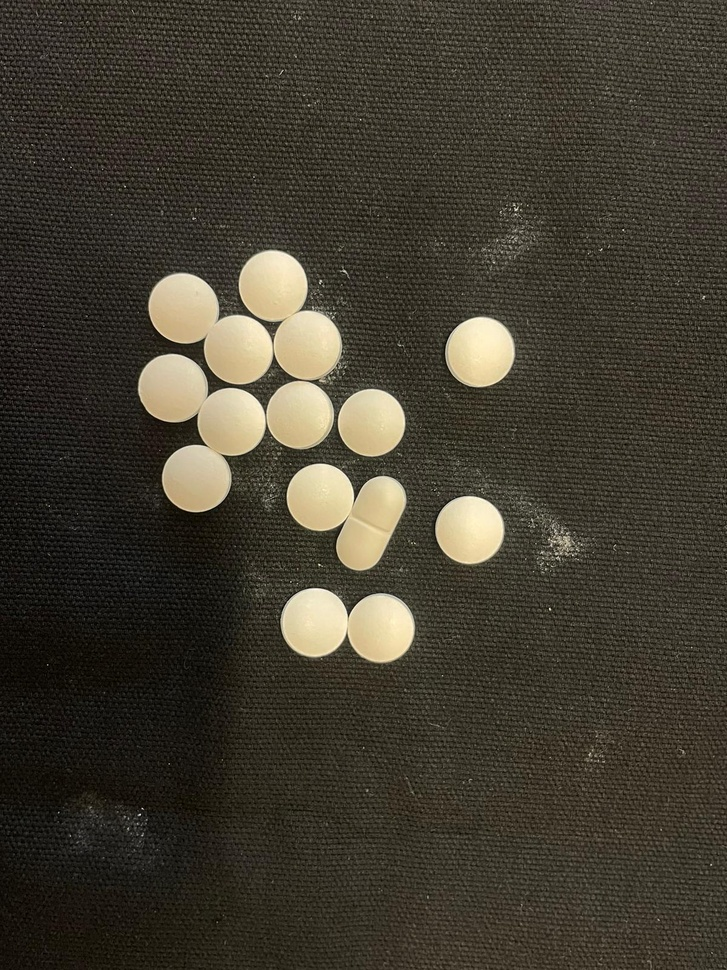
#> input picture count_point_pills/pill1.jpeg, 727 x 970 px, shrunk from 1200 x 1600 before the run
$ python -i count_python.py   (imports and definitions only)
#> lines starting #> are read from the running program, lines starting #| are printed output that depends on the picture; after the words box and inside, x2 and y2 are one past the last pixel; in counts of white or black regions, pixels touching at a corner belong together
import cv2
import numpy as np
import matplotlib.pyplot as plt
from skimage.measure import label, regionprops
from skimage.morphology import disk, erosion
import json
from datetime import datetime

def count_pills(image_path):
#> called with image_path = 'pill1.jpeg'
    pills = cv2.imread(image_path)
#> pills is the input picture: shape (970, 727, 3); mean B, G, R 48.1, 60.5, 65.5

    if pills is None:
        raise FileNotFoundError("The image could not be loaded. Please check the file path.")

    pills_rgb = cv2.cvtColor(pills, cv2.COLOR_BGR2RGB)
    pills_gray = cv2.cvtColor(pills, cv2.COLOR_BGR2GRAY)
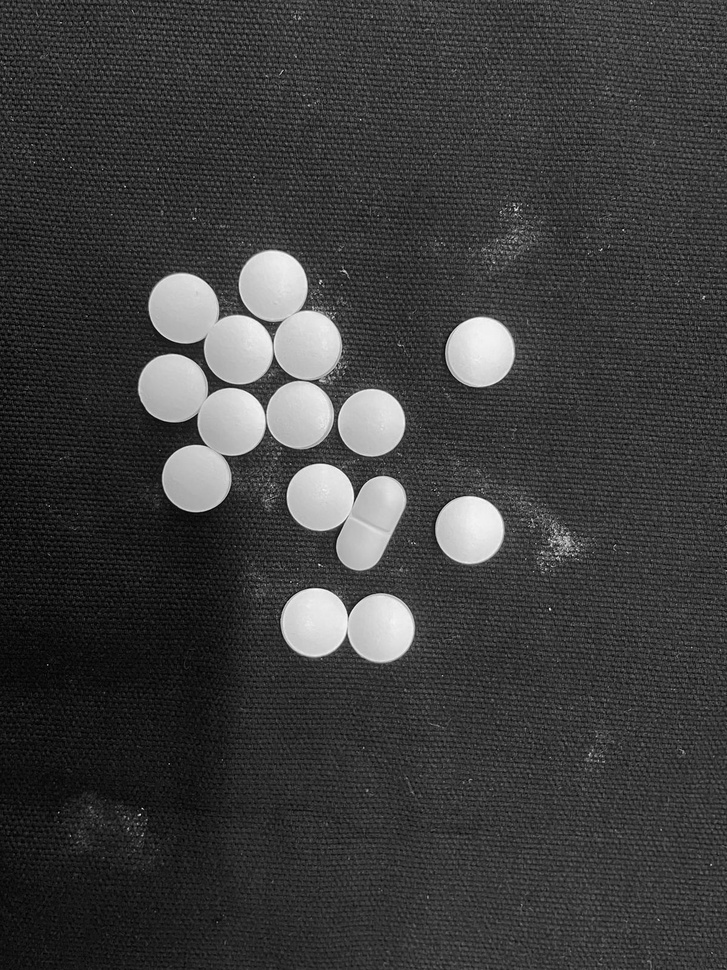
#> pills_gray: shape (970, 727); min 0, max 252, mean 60.6

    threshold = 160
    _, pills_bin = cv2.threshold(pills_gray, threshold, 255, cv2.THRESH_BINARY)
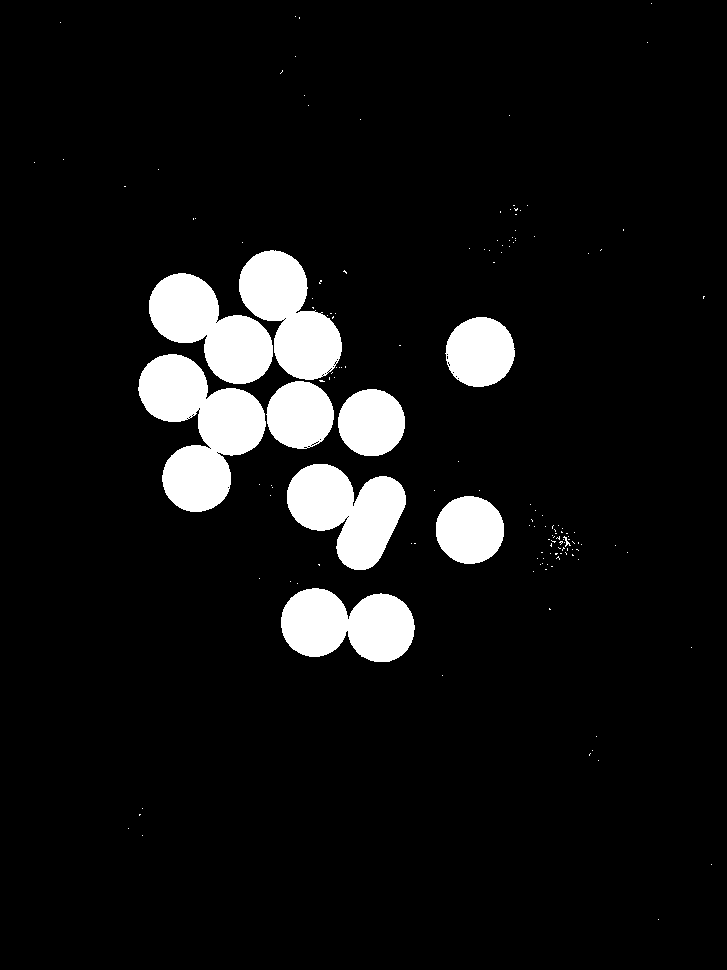
#> pills_bin: shape (970, 727); 7.9% white; 149 white regions (139 under 20 px), largest, box (x1, y1, x2, y2) and area: (138, 354, 266, 512) 10913, (287, 464, 406, 570) 7740, (149, 273, 273, 384) 7564

    SE2 = disk(15)
    pills_eroded = erosion(pills_bin, SE2)
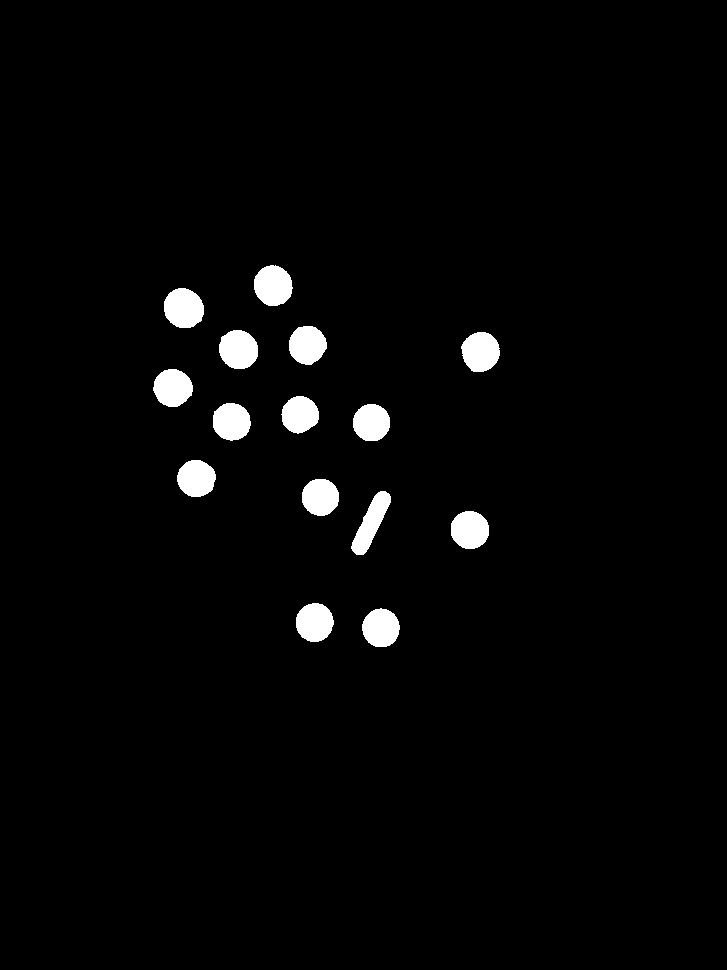
#> pills_eroded: shape (970, 727); 2.5% white; 15 white regions

    labeled_image = label(pills_eroded)
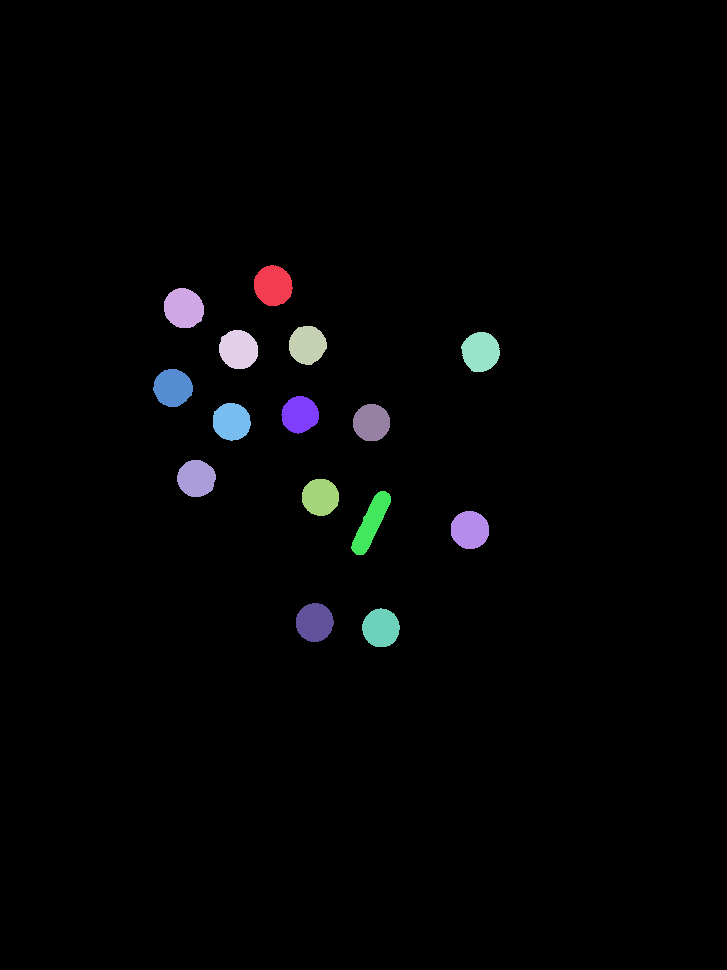
#> labeled_image: shape (970, 727) int64; 16 distinct labels, from 0 to 15; one colour per label, 0 black
    regions = regionprops(labeled_image)
#> regions = 15 regions; largest, box (x1, y1, x2, y2) and area: (164, 288, 204, 328) 1266, (254, 265, 293, 306) 1239, (219, 330, 258, 369) 1212, (461, 332, 500, 372) 1203, (153, 369, 193, 407) 1160

    num_long = 0
    num_round = 0
    indices_long = []
    indices_round = []

    fig, ax = plt.subplots()
    ax.imshow(pills_rgb)
    ax.axis('off')

    for i, region in enumerate(regions):
        aspect_ratio = region.major_axis_length / region.minor_axis_length
        eccentricity = region.eccentricity
        centroid = region.centroid

        if eccentricity > 0.7:
            num_long += 1
            indices_long.append(i)
        else:
            num_round += 1
            indices_round.append(i)
#> this loop made 15 passes
#> (aspect_ratio, eccentricity, centroid, num_long) on pass 12: (3.89, 0.966, (522.5, 370.7), 1)
#> (aspect_ratio, eccentricity, centroid) on passes 1 to 6: (1.07, 0.36, (285.2, 272.7)), (1.08, 0.386, (307.8, 183.3)), (1.04, 0.267, (344.5, 306.9)), (1.07, 0.347, (349.1, 238.1)), (1.06, 0.32, (351.4, 480.2)), (1.04, 0.266, (387.4, 172.4))
#> after the loop, indices_long = [11]; indices_round = [0, 1, 2, 3, 4, 5, 6, 7, 8, 9, 10, 12, 13, 14]; num_long = 1; num_round = 14

    day_of_week = datetime.now().strftime('%A')

    schedule = {
        'Monday': {'point_round': 2, 'point_long': 1},
        'Tuesday': {'point_round': 3, 'point_long': 2},
        'Wednesday': {'point_round': 2, 'point_long': 4},
        'Thursday': {'point_round': 3, 'point_long': 1},
        'Friday': {'point_round': 2, 'point_long': 3},
        'Saturday': {'point_round': 3, 'point_long': 0},
        'Sunday': {'point_round': 1, 'point_long': 2}
    }

    point_round = schedule[day_of_week]['point_round']
    point_long = schedule[day_of_week]['point_long']

    if len(indices_round) >= point_round:
        for i in range(point_round):
            centroid = regions[indices_round[i]].centroid
            minr, minc, maxr, maxc = regions[indices_round[i]].bbox
            rect = plt.Rectangle((minc, minr), maxc - minc, maxr - minr, edgecolor='blue', linewidth=2, fill=False)
            ax.add_patch(rect)
#> this loop made 2 passes
#> (centroid, minr, minc, maxr, maxc) on passes 1 to 2: ((285.2, 272.7), 265, 254, 306, 293), ((307.8, 183.3), 288, 164, 328, 204)

    if len(indices_long) >= point_long:
        for i in range(point_long):
            centroid = regions[indices_long[i]].centroid
            minr, minc, maxr, maxc = regions[indices_long[i]].bbox
            rect = plt.Rectangle((minc, minr), maxc - minc, maxr - minr, edgecolor='red', linewidth=2, fill=False)
            ax.add_patch(rect)

    annotated_image_path = 'annotated_pill_image.png'
    plt.savefig(annotated_image_path, bbox_inches='tight', pad_inches=0)
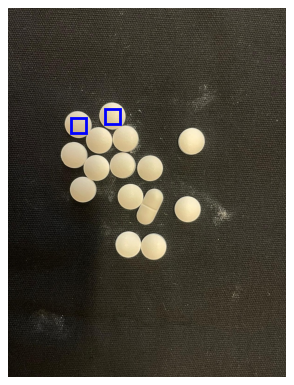
#> figure drawn by matplotlib, 1 panel

    results = {
        'total_num_long': num_long,
        'total_num_round': num_round,
        'num_long': point_long,
        'num_round': point_round,
        'annotated_image_path': annotated_image_path
    }
#> results = {'total_num_long': 1, 'total_num_round': 14, 'num_long': 3, 'num_round': 2, 'annotated_image_path': 'annotated_pill_image.png'}

    return results

'''
pills = cv2.imread('./count_point_pills/pill2.jpeg')

if pills is None:
    raise FileNotFoundError("The image could not be loaded. Please check the file path.")

pills_rgb = cv2.cvtColor(pills, cv2.COLOR_BGR2RGB)

pills_gray = cv2.cvtColor(pills, cv2.COLOR_BGR2GRAY)

threshold = 160
_, pills_bin = cv2.threshold(pills_gray, threshold, 255, cv2.THRESH_BINARY)

SE2 = disk(15)
pills_eroded = erosion(pills_bin, SE2)

labeled_image = label(pills_eroded)
regions = regionprops(labeled_image)

num_long = 0
num_round = 0
indices_long = []
indices_round = []

fig, ax = plt.subplots()
ax.imshow(pills_rgb)

ax.axis('off')

for i, region in enumerate(regions):
    aspect_ratio = region.major_axis_length / region.minor_axis_length
    eccentricity = region.eccentricity
    centroid = region.centroid

    if eccentricity > 0.7:
        num_long += 1
        indices_long.append(i)
    else:
        num_round += 1
        indices_round.append(i)

day_of_week = datetime.now().strftime('%A')

schedule = {
    'Monday': {'point_round': 2, 'point_long': 1},
    'Tuesday': {'point_round': 3, 'point_long': 2},
    'Wednesday': {'point_round': 2, 'point_long': 4},
    'Thursday': {'point_round': 3, 'point_long': 1},
    'Friday': {'point_round': 2, 'point_long': 3},
    'Saturday': {'point_round': 3, 'point_long': 0},
    'Sunday': {'point_round': 1, 'point_long': 2}
}

point_round = schedule[day_of_week]['point_round']
point_long = schedule[day_of_week]['point_long']

if len(indices_round) >= point_round:
    for i in range(point_round):
        centroid = regions[indices_round[i]].centroid
        minr, minc, maxr, maxc = regions[indices_round[i]].bbox
        rect = plt.Rectangle((minc, minr), maxc - minc, maxr - minr, edgecolor='blue', linewidth=2, fill=False)
        ax.add_patch(rect)

if len(indices_long) >= point_long:
    for i in range(point_long):
        centroid = regions[indices_long[i]].centroid
        minr, minc, maxr, maxc = regions[indices_long[i]].bbox
        rect = plt.Rectangle((minc, minr), maxc - minc, maxr - minr, edgecolor='red', linewidth=2, fill=False)
        ax.add_patch(rect)

annotated_image_path = 'annotated_pill_image.png'
plt.savefig(annotated_image_path, bbox_inches='tight', pad_inches=0)

results = {
    'total_num_long': num_long,
    'total_num_round': num_round,
    'num_long': point_long,
    'num_round': point_round,
    'annotated_image_path': annotated_image_path
}

with open('pill_count_results.json', 'w') as json_file:
    json.dump(results, json_file)

print("Results saved to pill_count_results.json and annotated image saved to annotated_pill_image.png")
'''

>>> result = count_pills('pill1.jpeg')
#> result has the same summary as results in count_pills

$ run again, on count_point_pills/pill2.jpeg
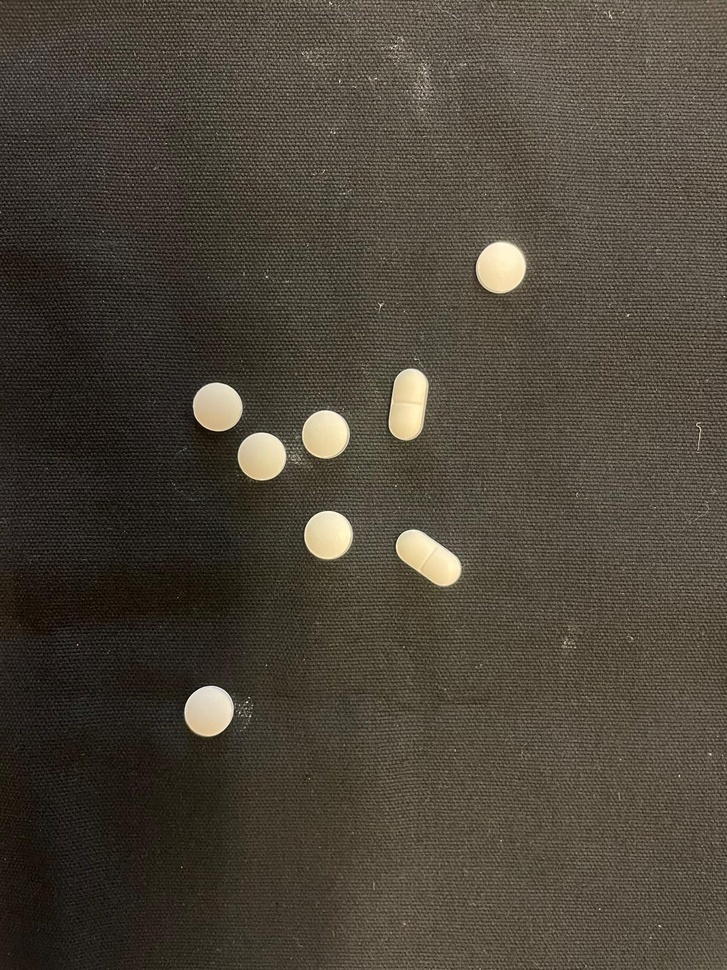
#> input picture count_point_pills/pill2.jpeg, 727 x 970 px, shrunk from 1200 x 1600 before the run
#> in count_pills, pills is the input picture: shape (970, 727, 3); mean B, G, R 57.2, 68.5, 75.8
#> in count_pills, `_, pills_bin = cv2.threshold(pills_gray, threshold, 255, cv2.THRESH_BI..`:
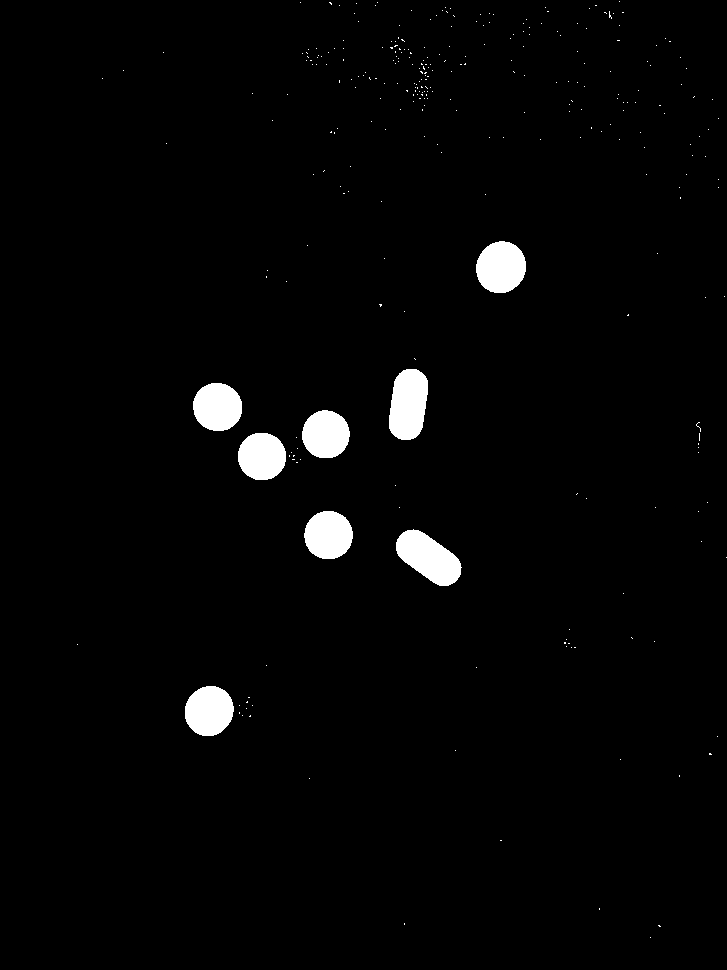
#> pills_bin: shape (970, 727); 2.3% white; 302 white regions (294 under 20 px), largest, box (x1, y1, x2, y2) and area: (396, 529, 462, 586) 2266, (389, 369, 428, 440) 2233, (476, 241, 526, 293) 2037
#> pills_eroded: shape (970, 727); 0.3% white; 8 white regions
#> labeled_image: shape (970, 727) int64; 9 distinct labels, from 0 to 8
#> regions = 8 regions; box (x1, y1, x2, y2) and area: (491, 256, 511, 278) 346, (200, 701, 219, 721) 300, (208, 398, 227, 416) 284, (319, 526, 338, 544) 275, (253, 448, 271, 465) 258, (317, 425, 335, 443) 257, (411, 544, 446, 571) 205, (404, 384, 413, 425) 201
#> the loop in count_pills, `for i, region in enumerate(regions):` made 8 passes
#> (aspect_ratio, eccentricity, centroid, num_long) on passes 2, 7: (8.15, 0.992, (404, 408), 1), (8.45, 0.993, (557.3, 428.2), 2)
#> after the loop in count_pills, `for i, region in enumerate(regions):`: indices_long = [1, 6]; indices_round = [0, 2, 3, 4, 5, 7]; num_long = 2; num_round = 6
#> the loop in count_pills, `for i in range(point_round):` made 2 passes
#> (centroid, minr, minc, maxr, maxc) on passes 1 to 2: ((266.7, 500.6), 256, 491, 278, 511), ((406.5, 217), 398, 208, 416, 227)
#> in count_pills, `plt.savefig(annotated_image_path, bbox_inches='tight', pad_inches=0)`:
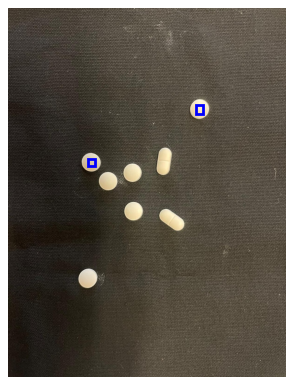
#> figure drawn by matplotlib, 1 panel
#> results = {'total_num_long': 2, 'total_num_round': 6, 'num_long': 3, 'num_round': 2, 'annotated_image_path': 'annotated_pill_image.png'}
#> result has the same summary as results in count_pills

$ run again, on count_point_pills/pill3.jpeg
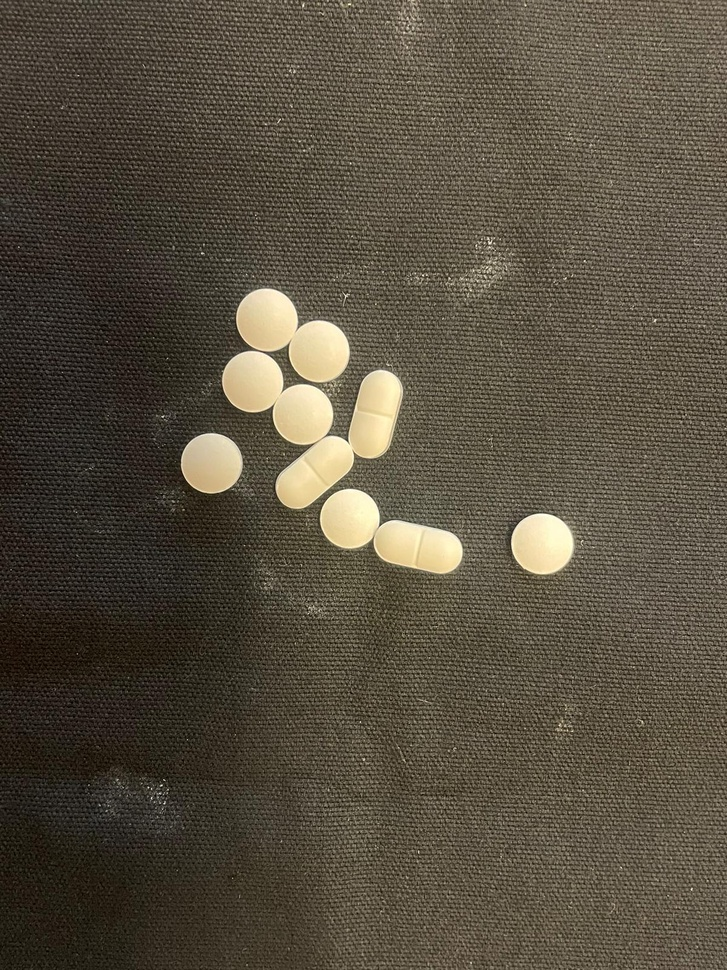
#> input picture count_point_pills/pill3.jpeg, 727 x 970 px, shrunk from 1200 x 1600 before the run
#> in count_pills, pills is the input picture: shape (970, 727, 3); mean B, G, R 63.9, 79, 87.1
#> in count_pills, `_, pills_bin = cv2.threshold(pills_gray, threshold, 255, cv2.THRESH_BI..`:
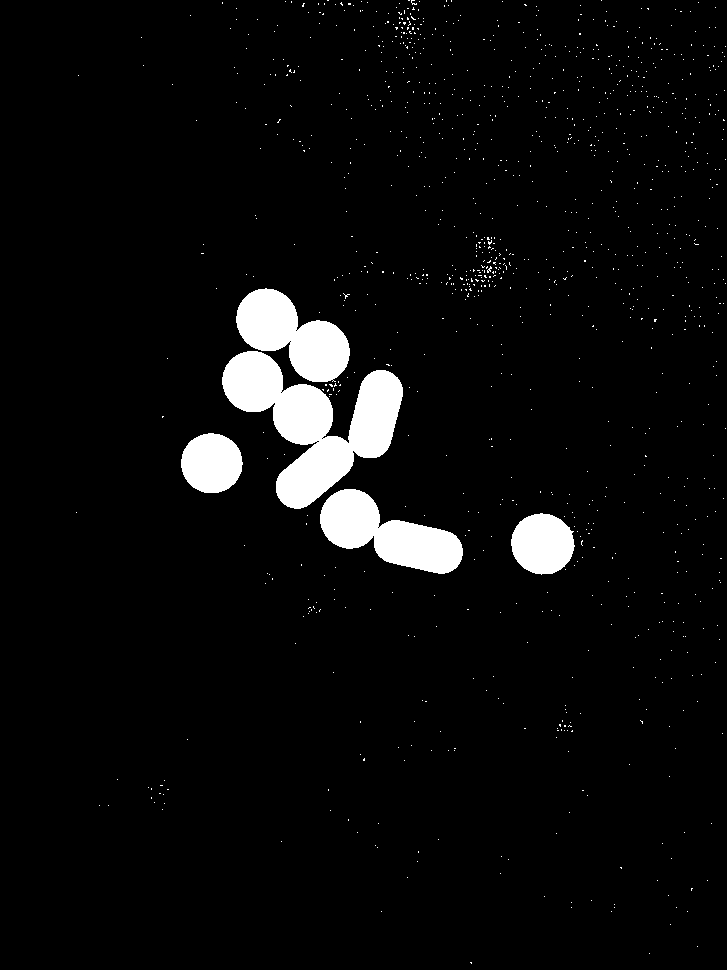
#> pills_bin: shape (970, 727); 4.6% white; 1127 white regions (1122 under 20 px), largest, box (x1, y1, x2, y2) and area: (222, 351, 403, 509) 12764, (320, 489, 463, 574) 6344, (236, 288, 350, 382) 6007, (511, 513, 575, 575) 3024, (181, 433, 243, 493) 2904
#> pills_eroded: shape (970, 727); 1.1% white; 10 white regions
#> labeled_image: shape (970, 727) int64; 11 distinct labels, from 0 to 10
#> regions = 10 regions; largest, box (x1, y1, x2, y2) and area: (251, 303, 283, 336) 824, (526, 528, 560, 560) 811, (389, 535, 448, 559) 810, (304, 335, 335, 367) 787, (363, 385, 388, 443) 782
#> the loop in count_pills, `for i, region in enumerate(regions):` made 10 passes
#> (aspect_ratio, eccentricity, centroid) on passes 1 to 8: (1.08, 0.382, (319.4, 266.6)), (1.05, 0.3, (351, 318.9)), (1.05, 0.297, (381.1, 252.2)), (4.26, 0.972, (413.8, 375.2)), (1.05, 0.293, (414, 302.5)), (1.05, 0.308, (462.7, 211.2)), (4.35, 0.973, (471.9, 314.3)), (1.01, 0.142, (518.2, 349.5))
#> after the loop in count_pills, `for i, region in enumerate(regions):`: indices_long = [3, 6, 9]; indices_round = [0, 1, 2, 4, 5, 7, 8]; num_long = 3; num_round = 7
#> the loop in count_pills, `for i in range(point_round):` made 2 passes
#> (centroid, minr, minc, maxr, maxc) on passes 1 to 2: ((319.4, 266.6), 303, 251, 336, 283), ((351, 318.9), 335, 304, 367, 335)
#> the loop in count_pills, `for i in range(point_long):` made 3 passes
#> (centroid, minr, minc, maxr, maxc) on passes 1 to 3: ((413.8, 375.2), 385, 363, 443, 388), ((471.9, 314.3), 451, 291, 494, 339), ((546.4, 417.9), 535, 389, 559, 448)
#> in count_pills, `plt.savefig(annotated_image_path, bbox_inches='tight', pad_inches=0)`:
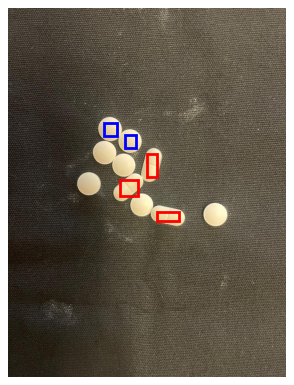
#> figure drawn by matplotlib, 1 panel
#> results = {'total_num_long': 3, 'total_num_round': 7, 'num_long': 3, 'num_round': 2, 'annotated_image_path': 'annotated_pill_image.png'}
#> result has the same summary as results in count_pills
